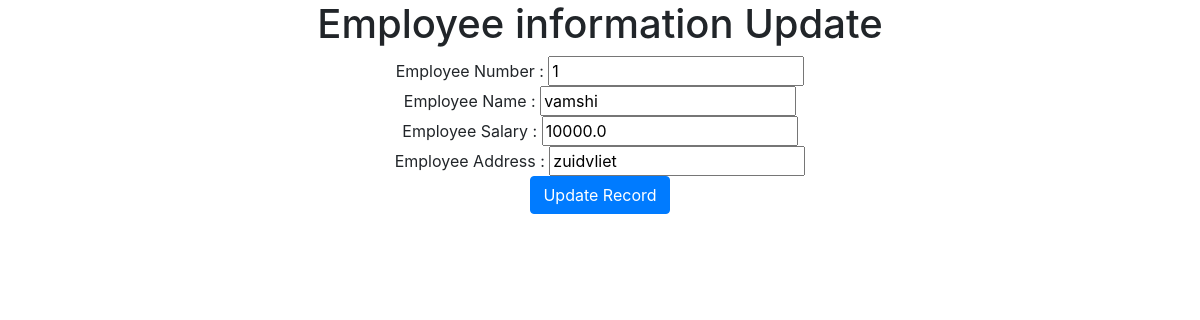
The app's page /update/1/ with its own data.
### testapp/models.py (models this page shows)
class Employee(models.Model):
    eno = models.IntegerField()
    ename = models.CharField(max_length=30)
    esal = models.FloatField()
    eaddr = models.CharField(max_length=256)

### testapp/views.py (the view)
# urls.py: re_path('update/(?P<id>\d+)/', views.update_view),
def update_view(request, id):
    employee = Employee.objects.get(id=id)
    if request.method == "POST":
        form = EmployeeForm(request.POST, instance=employee)
        if form.is_valid():
            form.save()
        return redirect('/index')
    return render(request, 'testapp/update.html', {'employee': employee})

### templates/testapp/update.html (shortened to what this page needs)
<!DOCTYPE html>
{% extends 'testapp/base.html' %}
        {%block body_block%}
    <h1> Employee information Update</h1>
    <form method="post">
        Employee Number : <input type="text" name="eno" value="{{employee.eno}}"><br>
        Employee Name : <input type="text" name="ename" value="{{employee.ename}}"><br>
        Employee Salary : <input type="text" name="esal" value="{{employee.esal}}"><br>
        Employee Address : <input type="text" name="eaddr" value="{{employee.eaddr}}"><br>
        <input type="submit" name="" value="Update Record" class="btn btn-primary">
    </form>
    {%endblock%}

### records on screen
Employee: eno "1", ename "vamshi", esal "10000.0", eaddr "zuidvliet"
